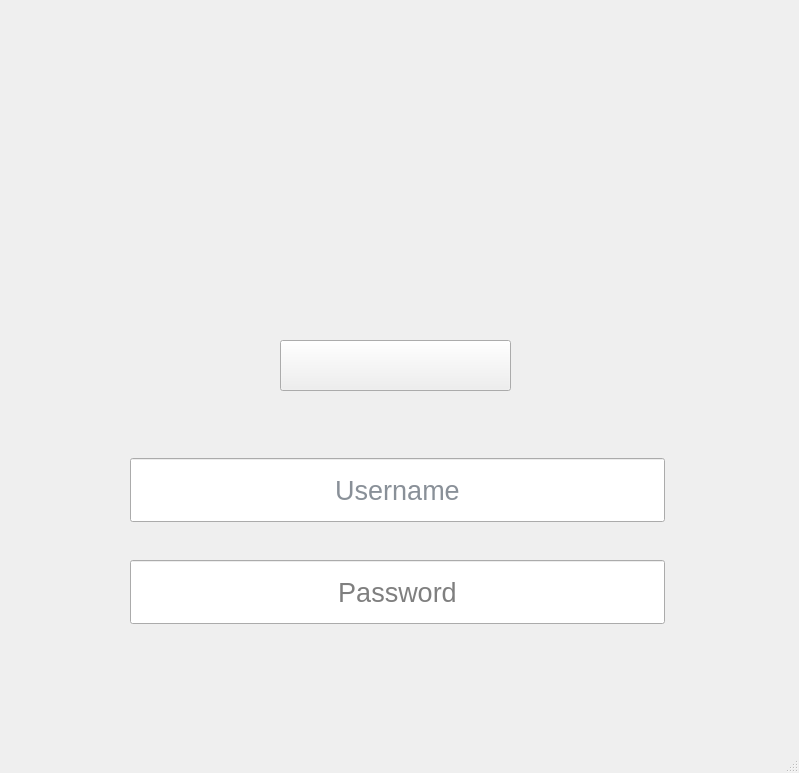
<?xml version="1.0" encoding="UTF-8"?>
<ui version="4.0">
 <class>login</class>
 <widget class="QMainWindow" name="login">
  <property name="geometry">
   <rect>
    <x>0</x>
    <y>0</y>
    <width>799</width>
    <height>773</height>
   </rect>
  </property>
  <property name="windowTitle">
   <string>MainWindow</string>
  </property>
  <widget class="QWidget" name="centralwidget">
   <widget class="QLabel" name="Surface_ADD">
    <property name="geometry">
     <rect>
      <x>130</x>
      <y>640</y>
      <width>531</width>
      <height>20</height>
     </rect>
    </property>
    <property name="text">
     <string/>
    </property>
    <property name="pixmap">
     <pixmap>../../Desktop/ADD.png</pixmap>
    </property>
    <property name="scaledContents">
     <bool>true</bool>
    </property>
   </widget>
   <widget class="QLineEdit" name="MDP">
    <property name="geometry">
     <rect>
      <x>130</x>
      <y>560</y>
      <width>535</width>
      <height>64</height>
     </rect>
    </property>
    <property name="font">
     <font>
      <pointsize>20</pointsize>
     </font>
    </property>
    <property name="text">
     <string/>
    </property>
    <property name="maxLength">
     <number>12</number>
    </property>
    <property name="echoMode">
     <enum>QLineEdit::Password</enum>
    </property>
    <property name="cursorPosition">
     <number>0</number>
    </property>
    <property name="alignment">
     <set>Qt::AlignCenter</set>
    </property>
    <property name="placeholderText">
     <string>Password</string>
    </property>
   </widget>
   <widget class="QLineEdit" name="Login">
    <property name="enabled">
     <bool>true</bool>
    </property>
    <property name="geometry">
     <rect>
      <x>130</x>
      <y>458</y>
      <width>535</width>
      <height>64</height>
     </rect>
    </property>
    <property name="font">
     <font>
      <family>Arial</family>
      <pointsize>20</pointsize>
     </font>
    </property>
    <property name="mouseTracking">
     <bool>false</bool>
    </property>
    <property name="acceptDrops">
     <bool>true</bool>
    </property>
    <property name="toolTip">
     <string/>
    </property>
    <property name="layoutDirection">
     <enum>Qt::RightToLeft</enum>
    </property>
    <property name="styleSheet">
     <string notr="true">color: rgb(20, 33, 49);</string>
    </property>
    <property name="text">
     <string/>
    </property>
    <property name="maxLength">
     <number>12</number>
    </property>
    <property name="cursorPosition">
     <number>0</number>
    </property>
    <property name="alignment">
     <set>Qt::AlignCenter</set>
    </property>
    <property name="dragEnabled">
     <bool>false</bool>
    </property>
    <property name="placeholderText">
     <string>Username</string>
    </property>
    <property name="clearButtonEnabled">
     <bool>false</bool>
    </property>
   </widget>
   <widget class="QLabel" name="Surface_MDp">
    <property name="geometry">
     <rect>
      <x>130</x>
      <y>560</y>
      <width>535</width>
      <height>64</height>
     </rect>
    </property>
    <property name="text">
     <string/>
    </property>
    <property name="pixmap">
     <pixmap>../../Desktop/Mdp.png</pixmap>
    </property>
    <property name="scaledContents">
     <bool>true</bool>
    </property>
   </widget>
   <widget class="QLabel" name="Login_Butt">
    <property name="geometry">
     <rect>
      <x>280</x>
      <y>720</y>
      <width>231</width>
      <height>51</height>
     </rect>
    </property>
    <property name="text">
     <string/>
    </property>
    <property name="pixmap">
     <pixmap>../../Desktop/Login_Bu.png</pixmap>
    </property>
    <property name="scaledContents">
     <bool>true</bool>
    </property>
   </widget>
   <widget class="QLabel" name="Surface_Login">
    <property name="geometry">
     <rect>
      <x>130</x>
      <y>458</y>
      <width>535</width>
      <height>64</height>
     </rect>
    </property>
    <property name="styleSheet">
     <string notr="true">color: rgb(208, 211, 214);</string>
    </property>
    <property name="text">
     <string/>
    </property>
    <property name="pixmap">
     <pixmap>../../Desktop/Login.png</pixmap>
    </property>
    <property name="scaledContents">
     <bool>true</bool>
    </property>
   </widget>
   <widget class="QLabel" name="BG_Aceuil">
    <property name="geometry">
     <rect>
      <x>0</x>
      <y>0</y>
      <width>800</width>
      <height>800</height>
     </rect>
    </property>
    <property name="autoFillBackground">
     <bool>true</bool>
    </property>
    <property name="text">
     <string/>
    </property>
    <property name="pixmap">
     <pixmap>../../Desktop/BG.png</pixmap>
    </property>
    <property name="scaledContents">
     <bool>true</bool>
    </property>
    <property name="wordWrap">
     <bool>false</bool>
    </property>
   </widget>
   <widget class="QPushButton" name="Login_But">
    <property name="geometry">
     <rect>
      <x>280</x>
      <y>340</y>
      <width>231</width>
      <height>51</height>
     </rect>
    </property>
    <property name="styleSheet">
     <string notr="true">color: rgb(0, 0, 0);</string>
    </property>
    <property name="text">
     <string/>
    </property>
    <property name="flat">
     <bool>false</bool>
    </property>
   </widget>
   <zorder>Surface_MDp</zorder>
   <zorder>Surface_Login</zorder>
   <zorder>Surface_ADD</zorder>
   <zorder>BG_Aceuil</zorder>
   <zorder>Login_Butt</zorder>
   <zorder>Login_But</zorder>
   <zorder>MDP</zorder>
   <zorder>Login</zorder>
  </widget>
  <widget class="QMenuBar" name="menubar">
   <property name="geometry">
    <rect>
     <x>0</x>
     <y>0</y>
     <width>799</width>
     <height>21</height>
    </rect>
   </property>
  </widget>
  <widget class="QStatusBar" name="statusbar"/>
 </widget>
 <resources/>
 <connections/>
</ui>
